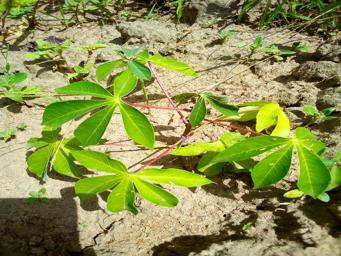
#> input picture dataset/healthy/Archive_1102_21674.jpg, 341 x 256 px; its folder holds only this picture in this run; the run also reads 1 picture not shown here
$ python simple_train.py dataset/healthy/Archive_1102_21674.jpg
#> lines starting #> are read from the running program, lines starting #| are printed output that depends on the picture
#!/usr/bin/env python3
"""
AgriSphere AI - Lightweight Plant Disease Classification
Using scikit-learn and basic ML for compatibility with Python 3.14
"""

import os
import json
import shutil
import numpy as np
from PIL import Image
from pathlib import Path
from sklearn.ensemble import RandomForestClassifier
from sklearn.model_selection import train_test_split
from sklearn.metrics import classification_report, confusion_matrix, accuracy_score
from sklearn.preprocessing import StandardScaler
import joblib
import matplotlib.pyplot as plt
import seaborn as sns

class SimplePlantDiseaseTrainer:
    def __init__(self, dataset_path="dataset", output_dir="simple_model_output"):
        self.dataset_path = Path(dataset_path)
        self.output_dir = Path(output_dir)
        self.output_dir.mkdir(exist_ok=True)

        # Create organized dataset structure
        self.organized_path = self.output_dir / "organized_dataset"
        self.organized_path.mkdir(exist_ok=True)

        self.class_mapping = {}
        self.class_counts = {}

    def organize_dataset(self):
        """Organize PlantVillage dataset into our required structure"""
        print("🔄 Organizing dataset...")

        # Define class mappings from PlantVillage to our structure
        class_mappings = {
            'healthy': ['healthy'],
            'leaf_blight': ['Early_blight', 'Late_blight', 'Blight'],
            'leaf_rust': ['rust', 'Rust'],
            'leaf_spot': ['Bacterial_spot', 'Target_Spot', 'Septoria_leaf_spot', 'spot'],
            'stem_rot': ['rot', 'Rot'],
            'pest_infected': ['Spider_mites', 'mites', 'pest'],
            'nutrient_deficiency': ['YellowLeaf', 'Curl_Virus', 'mosaic_virus', 'Mold']
        }

        # Create class directories
        for class_name in class_mappings.keys():
            (self.organized_path / class_name).mkdir(exist_ok=True)

        # Process each folder in PlantVillage
        for folder in self.dataset_path.iterdir():
            if not folder.is_dir():
                continue

            folder_name = folder.name
            target_class = 'healthy'  # default

            # Determine target class based on folder name
            for class_name, keywords in class_mappings.items():
                if any(keyword.lower() in folder_name.lower() for keyword in keywords):
                    target_class = class_name
                    break

            print(f"📁 Processing {folder_name} → {target_class}")

            # Copy images to organized structure (limit to 200 per folder for speed)
            image_count = 0
            for img_file in folder.glob("*"):
                if image_count >= 200:  # Limit for demo
                    break
                if img_file.suffix.lower() in ['.jpg', '.jpeg', '.png']:
                    try:
                        # Verify image can be opened
                        with Image.open(img_file) as img:
#> img is the input picture: PIL image 341x256 RGB; mean R, G, B 139.6, 144.8, 78.3
                            if img.size[0] > 0 and img.size[1] > 0:
                                target_file = self.organized_path / target_class / f"{folder_name}_{img_file.name}"
                                shutil.copy2(img_file, target_file)
                                image_count += 1
                    except Exception as e:
                        print(f"❌ Corrupted image removed: {img_file}")
                        continue

            print(f"✅ Copied {image_count} valid images")
#> pass 2 of the loop in organize_dataset, `for folder in self.dataset_path.iterdir():`:
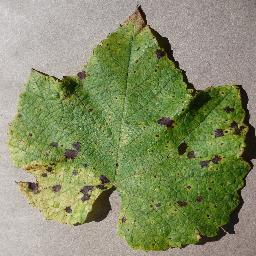
#> input picture dataset/leaf_blight/Archive_1200_56033.jpg, 256 x 256 px
#> in organize_dataset, img is the input picture: PIL image 256x256 RGB; mean R, G, B 134.2, 142.3, 103.7

    def extract_features(self, image_path, size=(64, 64)):
        """Extract simple features from image"""
#> called with size = (64, 64)
        try:
            img = Image.open(image_path)
            img = img.convert('RGB')
            img = img.resize(size)
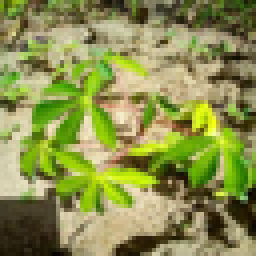
#> img: PIL image 64x64 RGB (shown 4 times larger); mean R, G, B 139.6, 144.7, 78.3

            # Convert to numpy array and flatten
            img_array = np.array(img)
            features = img_array.flatten()
#> features = 12288 values, max 255 at index 5920, min 0 at index 3323, mean 120.9

            # Add some basic statistical features
            mean_rgb = np.mean(img_array, axis=(0, 1))
#> mean_rgb = [139.6, 144.7, 78.31]
            std_rgb = np.std(img_array, axis=(0, 1))
#> std_rgb = [56.88, 57, 55.88]

            # Combine features
            all_features = np.concatenate([features, mean_rgb, std_rgb])
#> all_features = 12294 values, max 255 at index 5920, min 0 at index 3323, mean 120.9
            return all_features

        except Exception as e:
            print(f"Error processing {image_path}: {e}")
            return None

    def prepare_dataset(self):
        """Prepare dataset for training"""
        print("🔄 Preparing dataset...")

        X = []
        y = []
        class_names = []

        for class_dir in self.organized_path.iterdir():
            if not class_dir.is_dir():
                continue

            class_name = class_dir.name
            class_names.append(class_name)
            class_idx = len(class_names) - 1

            print(f"📊 Processing class: {class_name}")

            image_count = 0
            for img_file in class_dir.glob("*"):
                if image_count >= 100:  # Limit for demo speed
                    break

                features = self.extract_features(img_file)
#> features has the same summary as all_features in extract_features
                if features is not None:
                    X.append(features)
                    y.append(class_idx)
                    image_count += 1

            self.class_counts[class_name] = image_count
            print(f"✅ {class_name}: {image_count} samples")
#> pass 2 of the loop in prepare_dataset, `for class_dir in self.organized_path.iterdir():`:
#> in extract_features (call 2), `img = img.resize(size)`:
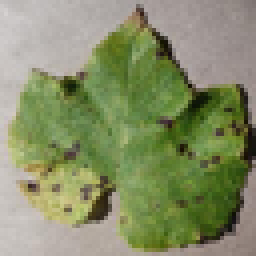
#> img: PIL image 64x64 RGB (shown 4 times larger); mean R, G, B 134.2, 142.3, 103.7
#> in extract_features (call 2), `features = img_array.flatten()`: features = 12288 values, max 213 at index 579, min 0 at index 2042, mean 126.7
#> mean_rgb = [134.2, 142.3, 103.7]
#> std_rgb = [45.39, 37.27, 55.29]
#> all_features = 12294 values, max 213 at index 579, min 0 at index 2042, mean 126.7
#> in prepare_dataset, `features = self.extract_features(img_file)`: features has the same summary as all_features in extract_features

        # Create class mapping
        self.class_mapping = {str(i): name for i, name in enumerate(class_names)}

        return np.array(X), np.array(y), class_names

    def train_model(self, X, y, class_names):
        """Train Random Forest model"""
        print("🚀 Training Random Forest model...")

        # Split data
        X_train, X_test, y_train, y_test = train_test_split(
            X, y, test_size=0.2, random_state=42, stratify=y
        )

        # Scale features
        scaler = StandardScaler()
        X_train_scaled = scaler.fit_transform(X_train)
        X_test_scaled = scaler.transform(X_test)

        # Train Random Forest
        model = RandomForestClassifier(
            n_estimators=100,
            max_depth=20,
            random_state=42,
            n_jobs=-1
        )

        model.fit(X_train_scaled, y_train)

        # Predictions
        train_pred = model.predict(X_train_scaled)
        test_pred = model.predict(X_test_scaled)

        # Accuracies
        train_accuracy = accuracy_score(y_train, train_pred)
        test_accuracy = accuracy_score(y_test, test_pred)

        print(f"📊 Training Accuracy: {train_accuracy:.4f}")
        print(f"📊 Test Accuracy: {test_accuracy:.4f}")

        # Save model and scaler
        joblib.dump(model, self.output_dir / 'model.pkl')
        joblib.dump(scaler, self.output_dir / 'scaler.pkl')

        # Save class mapping
        with open(self.output_dir / 'labels.json', 'w') as f:
            json.dump(self.class_mapping, f, indent=2)

        # Classification report
        report = classification_report(y_test, test_pred, target_names=class_names, output_dict=True)
        with open(self.output_dir / 'classification_report.json', 'w') as f:
            json.dump(report, f, indent=2)

        # Confusion matrix
        cm = confusion_matrix(y_test, test_pred)

        # Plot confusion matrix
        plt.figure(figsize=(10, 8))
        sns.heatmap(cm, annot=True, fmt='d', cmap='Blues',
                   xticklabels=class_names, yticklabels=class_names)
        plt.title('Confusion Matrix')
        plt.ylabel('True Label')
        plt.xlabel('Predicted Label')
        plt.tight_layout()
        plt.savefig(self.output_dir / 'confusion_matrix.png', dpi=300, bbox_inches='tight')
        plt.close()

        return model, scaler, train_accuracy, test_accuracy, report, cm

    # [110 lines left out: function create_inference_script, not called in this run]

def main():
    """Main training pipeline"""
    print("🌱 AgriSphere AI - Simple Plant Disease Classification Training")
    print("=" * 60)

    # Initialize trainer
    trainer = SimplePlantDiseaseTrainer()

    # Step 1: Organize dataset
    trainer.organize_dataset()

    # Step 2: Prepare dataset
    X, y, class_names = trainer.prepare_dataset()

    print(f"\\n📊 Dataset prepared:")
    print(f"   Total samples: {len(X)}")
    print(f"   Features per sample: {X.shape[1]}")
#|    Features per sample: 12294
    print(f"   Classes: {len(class_names)}")

    for class_name, count in trainer.class_counts.items():
        print(f"   {class_name}: {count} samples")

    # Step 3: Train model
    model, scaler, train_acc, test_acc, report, cm = trainer.train_model(X, y, class_names)

    # Step 4: Create inference script
    trainer.create_inference_script()

    # Final summary
    print("\\n" + "=" * 60)
    print("🎉 TRAINING COMPLETE!")
    print("=" * 60)
    print(f"📊 Final Results:")
    print(f"   Training Accuracy: {train_acc:.4f}")
    print(f"   Test Accuracy: {test_acc:.4f}")
    print(f"\\n📁 Model files saved in: {trainer.output_dir}")
    print(f"   - model.pkl (Random Forest model)")
    print(f"   - scaler.pkl (Feature scaler)")
    print(f"   - labels.json (Class mapping)")
    print(f"   - simple_predict.py (Inference script)")
    print(f"   - confusion_matrix.png")
    print(f"   - classification_report.json")

    print(f"\\n🚀 To test prediction:")
    print(f"   python simple_model_output/simple_predict.py <image_path>")

if __name__ == "__main__":
#> (the run stopped early here; a loop or call above may not have finished)
